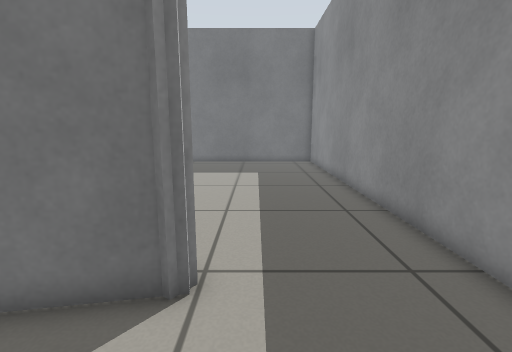
[1] (above)

17 first-person views from a walk through a Gazebo world. The camera is 0.69 m above the floor, tilts 10° down and sees 85° across. The floor is counted in squares, 0.25 m on a side. Each view is taken from the middle of a square. On the plan, view 1 faces up. The plan holds only what a view shows up to about 19 squares ahead; the rest is blank.

[2]
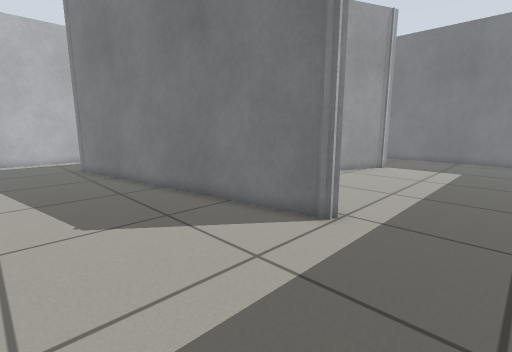

[3]
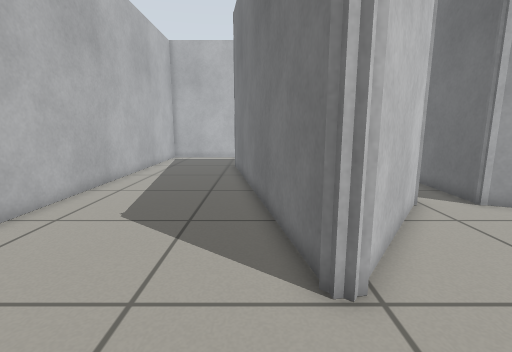

[4]
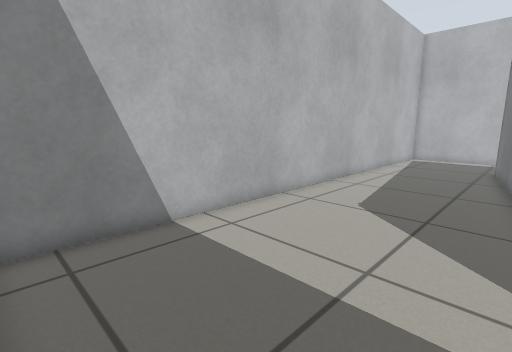

[5]
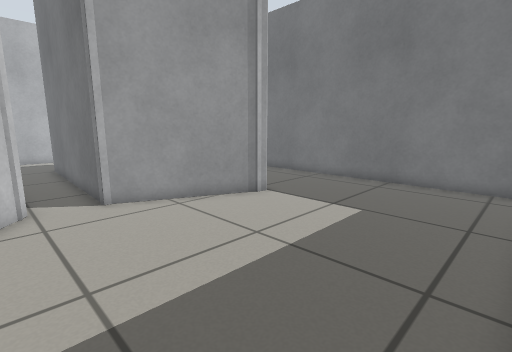

[6]
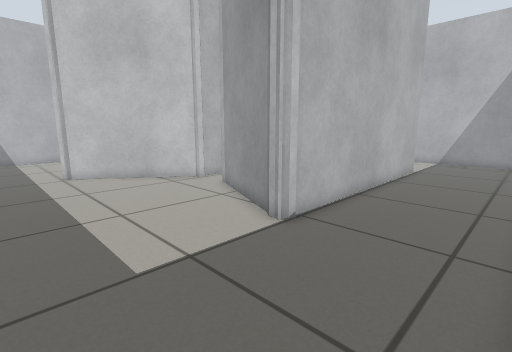

[7]
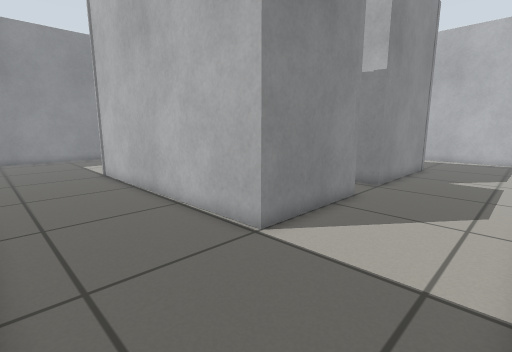

[8]
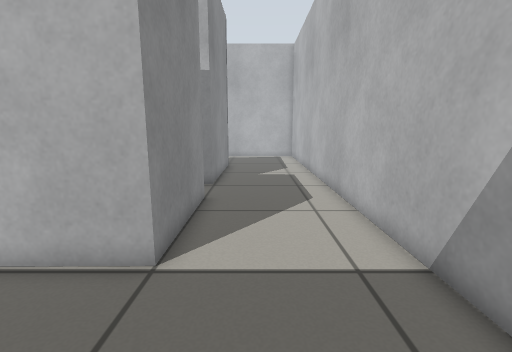

[9]
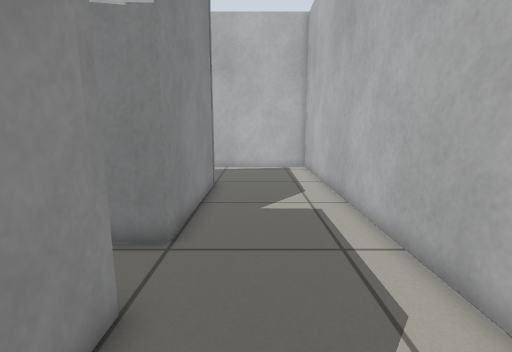

[10]
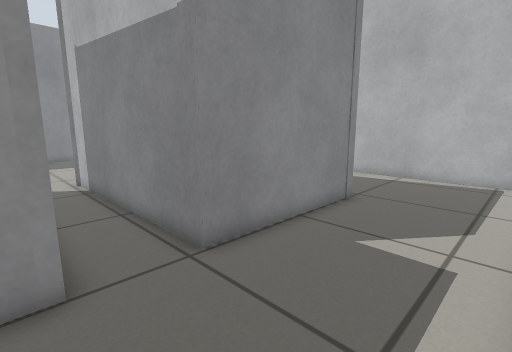

[11]
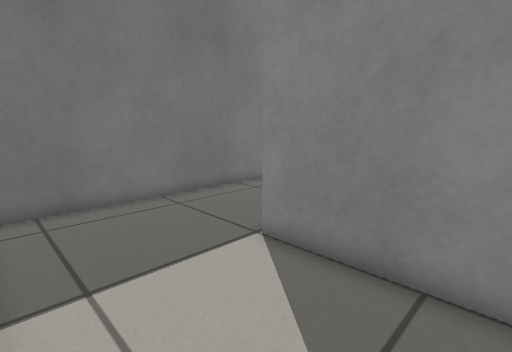

[12]
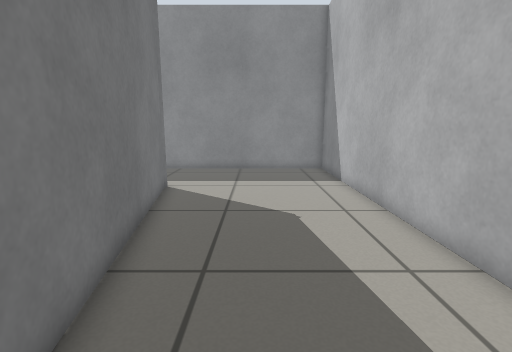

[13]
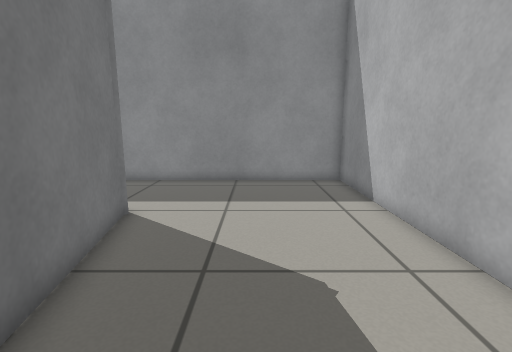

[14]
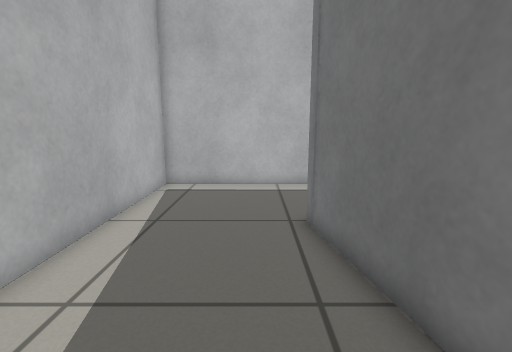

[15]
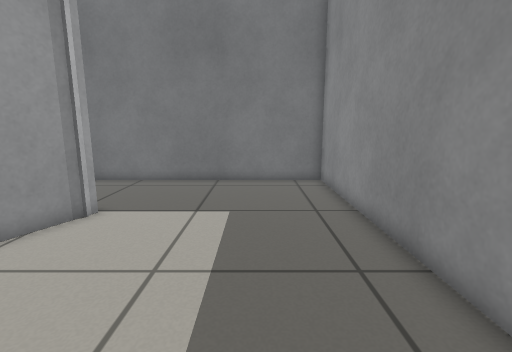

[16]
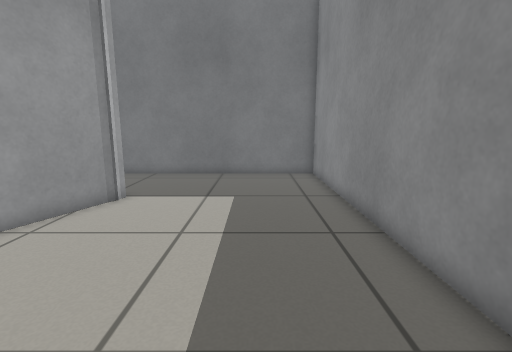

[17]
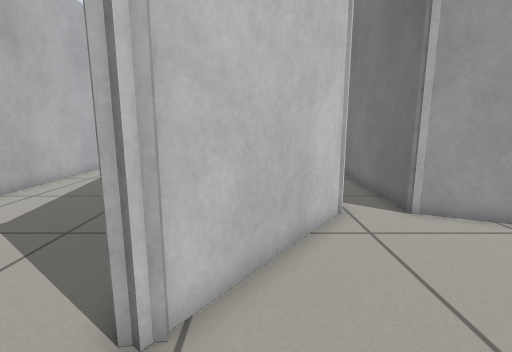

### Floor plan
Points are (right, up) in squares from view 1. A wall is a line through its corners. A room is listed if a view was taken in it or the views show most of it. See-through windows are left out.
Room 1 (views 1, 2, 3, 4, 7, 8, 9, 10, 11, 12, 13, 14)
walls: (-6.7, 11) (-17, 11.3) (-17, 16.8) (-4.2, 16.9); (-1.2, 4.9) (-1.1, 4.4) (-1.5, 4); (-1.1, 4.3) (-16.9, 1.5) (-17, 8.6) (-7.1, 8.7); (-11, 22.4) (-21.8, 22.4); (-3.6, 22.4) (-9.1, 22.4); (-22.4, 21) (-22.4, -4.4) (4.4, -4.4) (4.4, 5.5)
ways out: opening at (-7, 10) to room 2; opening at (-4.4, 20) to room 2; opening at (2, 4.5) to room 2
Room 2 (views 5, 6, 15, 16, 17)
walls: (-4.1, 16.8) (-6.7, 11); (-4.8, 17.1) (-4.2, 16.8) (-4.2, 16.2); (-7, 8.9) (-1, 4.6); (4.4, 5.5) (4.4, 22.4) (-3.6, 22.4)
ways out: opening at (-7, 10) to room 1; opening at (-4.4, 20) to room 1; opening at (2, 4.5) to room 1

Where each view was taken, in squares from view 1:
view 1: 0 up, 0 right, facing up
view 2: 3 down, 3 right, facing up-left
view 3: 3 up, 3 right, facing left
view 4: 3 up, 4 right, facing down-left
view 5: 8 up, 4 right, facing up-left
view 6: 22 up, 2 right, facing down-left
view 7: 22 up, 22 left, facing down-right
view 8: 22 up, 19 left, facing down
view 9: 15 up, 19 left, facing down
view 10: 12 up, 22 left, facing down-right
view 11: 12 up, 22 left, facing up-right
view 12: 0 up, 14 left, facing right
view 13: 0 up, 10 left, facing right
view 14: 0 up, 9 left, facing left
view 15: 8 up, 1 right, facing up
view 16: 6 up, 1 right, facing up
view 17: 6 up, 2 right, facing left
